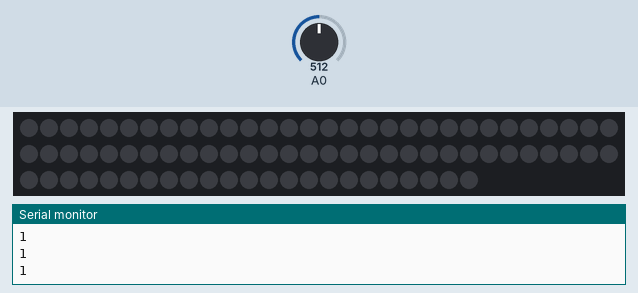
Bench run of a sketch on a simulated ATtiny85, built with avr-gcc and run on an emulated ATtiny85. Shown: 83 RGB LEDs in strip order, left to right, continuing on the next row, the last lines printed to the serial monitor. Inputs (shaded band) come from the test bench; at power-on: A0 = 512.

Above: at 1.2 s.
1.3 s: A0 set to 531
3.3 s: A0 set to 562
At 4.8 s:
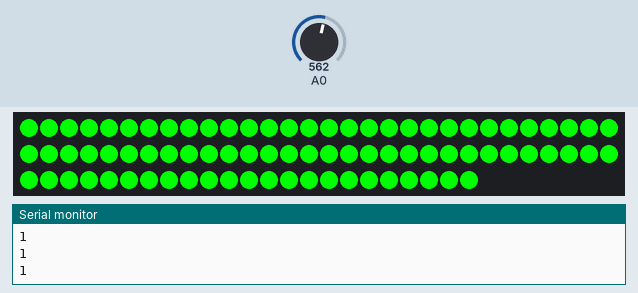
5.3 s: A0 set to 540
At 7.1 s:
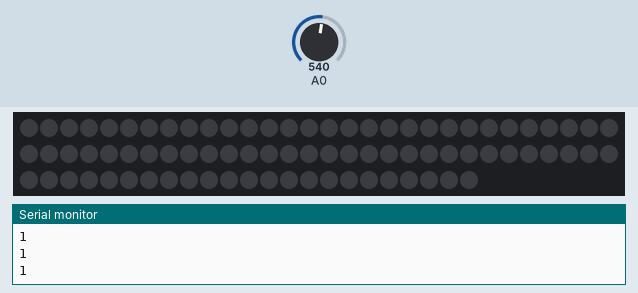
7.4 s: A0 set to 560
At 9.4 s:
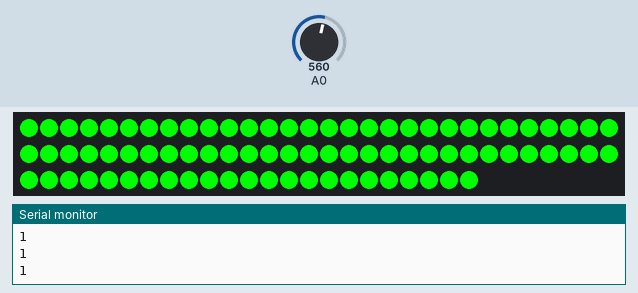
Timing chart, 0 to 10.5 s (numbered marks = the images above; inputs shaded):
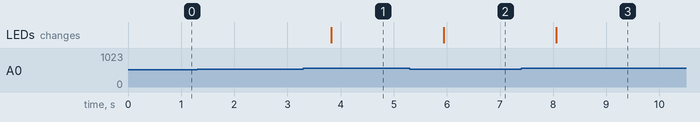

Measured:
- the behaviour switches between 544 and 545 on A0 (found by bisection; images 0 and 1)
- after the input at 3.3 s, the LEDs: change after 0.52 s (image 1)
- after the input at 5.3 s, the LEDs: change after 0.64 s (image 2)
- after the input at 7.4 s, the LEDs: change after 0.66 s (image 3)

The sketch:

PulsoEsp.ino
```cpp
//Apresentacao cientec 2018
#include <Adafruit_NeoPixel.h>


#define PIN1          4// 15//d8


Adafruit_NeoPixel seq1 = Adafruit_NeoPixel(83, PIN1, NEO_GRB + NEO_KHZ800);

unsigned  pulso=0;
int sinal;

int threshold = 550;
void setup() {

//#if defined (__AVR_ATtiny85__)
  //if (F_CPU == 16000000) clock_prescale_set(clock_div_1);
//#endif

  seq1.begin();


  Serial.begin(9600);


}

void loop() {
 sinal=analogRead(pulso);

 Serial.println('1');
 if(sinal>=545&&sinal<=610)
 {
   for (int i = 0; i <= 83; i++ )
    {
        seq1.setPixelColor(i, seq1.Color(0, 255, 0));

        seq1.show();

    }
 }

else{
    for (int i = 0; i <= 83; i++ )
    {
        seq1.setPixelColor(i, seq1.Color(0, 0, 0));

        seq1.show();


    }
}

}
```
